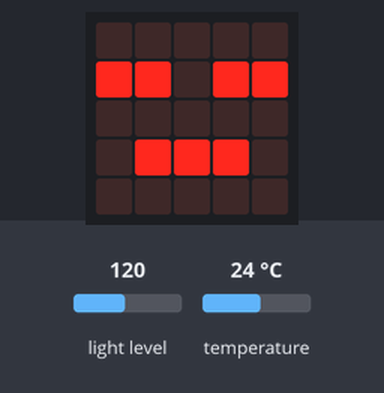
This program was run on a simulated BBC micro:bit (MakeCode). Parts: the board's 5×5 LED display. The inputs (shaded band) are chosen by the test bench; at power-on: light level 120, temperature 24 °C.

Above: at 1.2 s.
1.3 s: light level set to 106
3.0 s: light level set to 96
At 4.3 s:
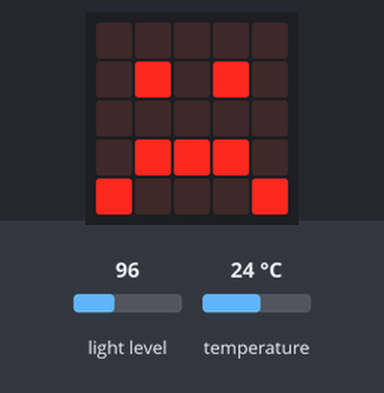
4.6 s: light level set to 128
At 5.6 s:
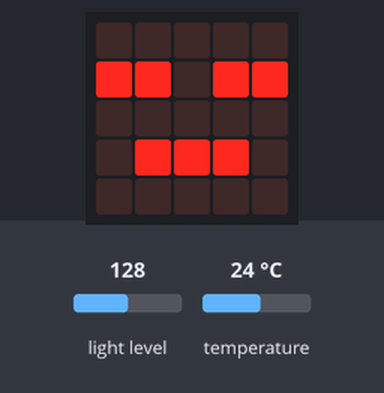
6.4 s: light level set to 5
At 8.0 s:
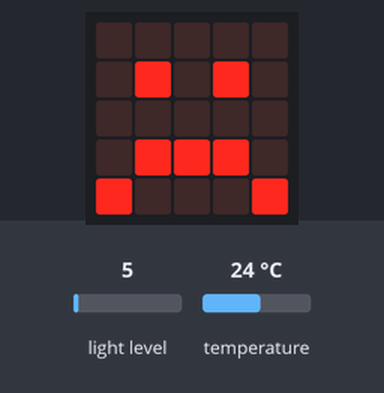
Timing chart, 0 to 9.3 s (numbered marks = the images above; inputs shaded):
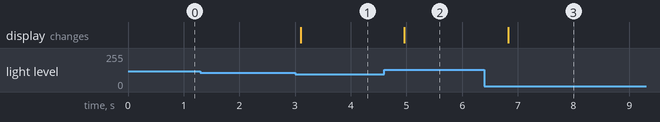

Measured:
- the behaviour switches between 101 and 100 on light level (found by bisection; images 0 and 1)
- after the input at 1.3 s, every drawn part: stays the same
- after the input at 3.0 s, the display: changes after 0.10 s (image 1)
- after the input at 4.6 s, the display: changes after 0.36 s (image 2)
- after the input at 6.4 s, the display: changes after 0.43 s (image 3)

The program:

main.ts
```typescript
let 溫度 = 0
let 光度 = 0
function 全視感測 (temp: number, cad: number) {
    if (25 <= temp && temp <= 30 && cad > 170) {
        basic.showIcon(IconNames.Happy)
    } else if (15 <= temp && temp <= 40 && cad > 100) {
        basic.showIcon(IconNames.Asleep)
    } else {
        basic.showIcon(IconNames.Sad)
    }
}
basic.forever(function () {
    溫度 = input.temperature()
    光度 = input.lightLevel()
    全視感測(溫度, 光度)
})
```

test.ts
```typescript
// 在這裡測試；當此封包作為擴充功能時，將不會編譯此內容。
```
